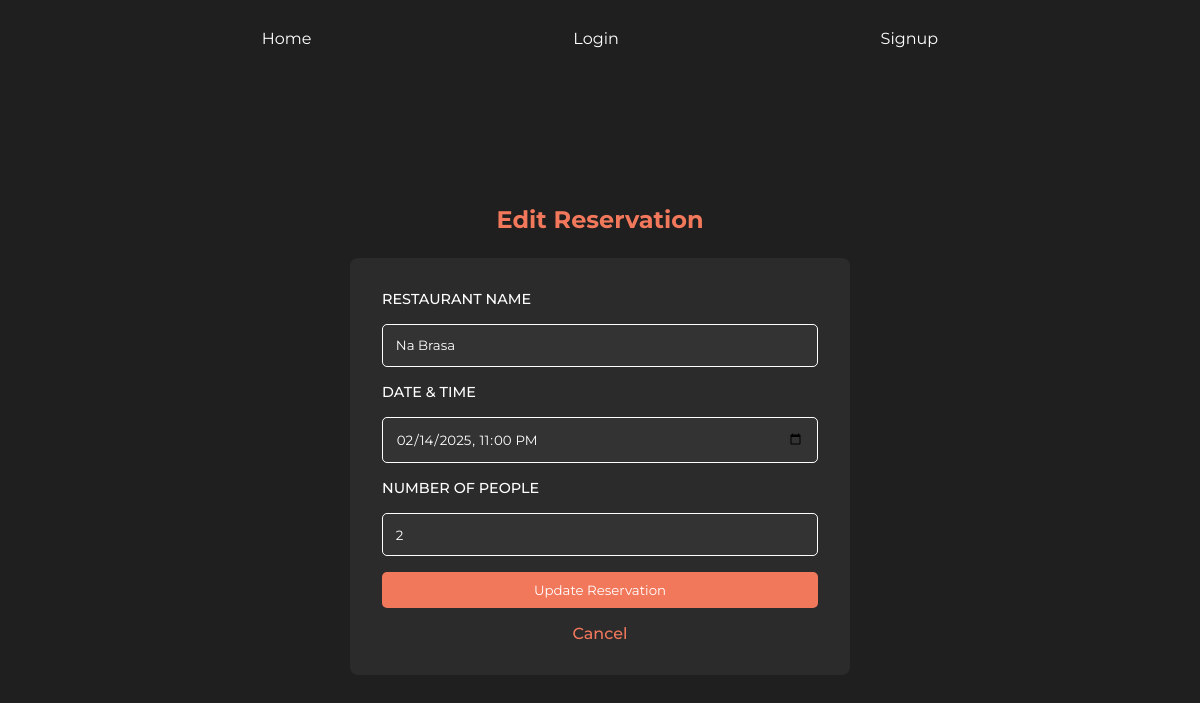
The page /edit-reservation/2 on the database as committed earlier.
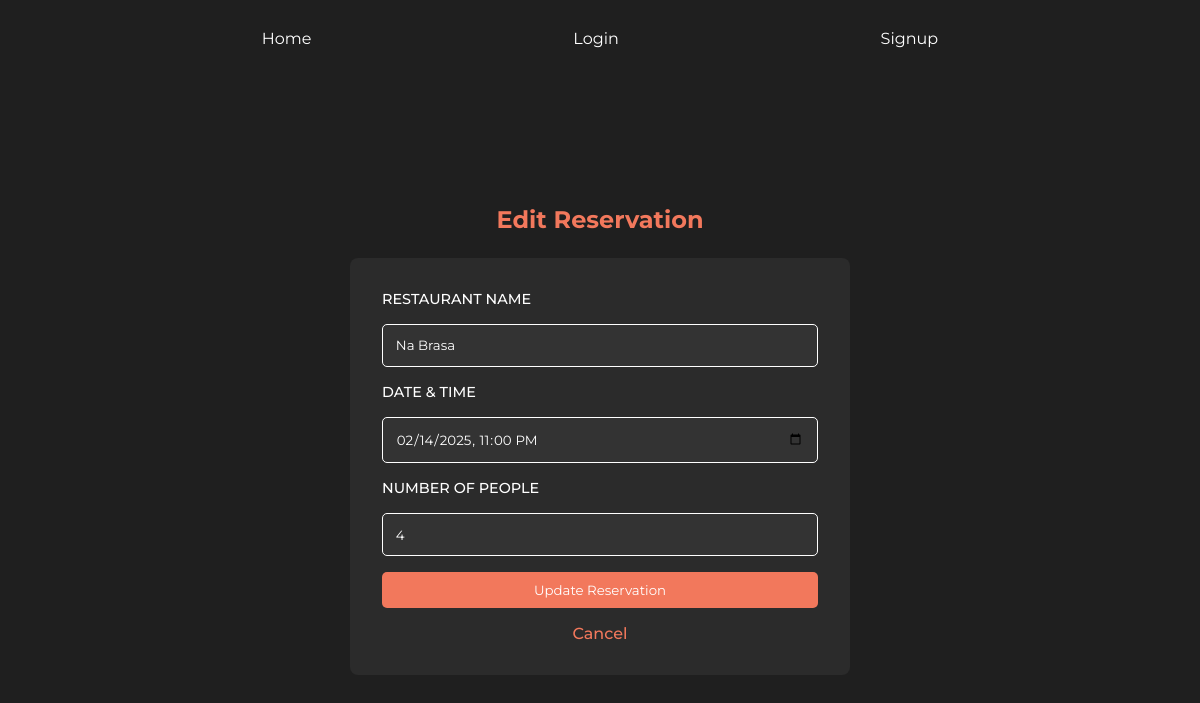
The same page on the database as committed later.
### models.py (models this page shows, shortened)
class Reservation(db.Model):
    id = db.Column(db.Integer, primary_key=True)
    restaurant_name = db.Column(db.String(100), nullable=False)
    date_time = db.Column(db.DateTime, nullable=False)
    num_people = db.Column(db.Integer, nullable=False)

### routes.py (the view)
@app.route("/edit-reservation/<int:id>", methods=["GET", "POST"])
def edit_reservation(id):
    reservation = Reservation.query.get_or_404(id)
    if request.method == "POST":
        reservation.restaurant_name = request.form["restaurant_name"]
        reservation.date_time = datetime.strptime(request.form["date_time"], "%Y-%m-%dT%H:%M")
        reservation.num_people = int(request.form["num_people"])
        db.session.commit()
        return redirect(url_for("reservation_list"))
    return render_template("edit_reservation.html", reservation=reservation)

### templates/edit_reservation.html (shortened to what this page needs)
{% extends "template.html" %}
{% block content %}
<div class="reservation-form-container">
    <h2>Edit Reservation</h2>
    <form action="{{ url_for('edit_reservation', id=reservation.id) }}" method="POST" class="reservation-form">
        <label for="restaurant_name">Restaurant Name</label>
        <input type="text" id="restaurant_name" name="restaurant_name" value="{{ reservation.restaurant_name }}"
            required>
        <label for="date_time">Date & Time</label>
        <input type="datetime-local" id="date_time" name="date_time"
            value="{{ reservation.date_time.strftime('%Y-%m-%dT%H:%M') }}" required>
        <label for="num_people">Number of People</label>
        <input type="number" id="num_people" name="num_people" value="{{ reservation.num_people }}" required>
        <button type="submit">Update Reservation</button>
        <a href="{{ url_for('reservation_list') }}">Cancel</a>
    </form>
</div>
{% endblock %}

Rows that differ between the two databases and show on the page:
changed Reservation "Na Brasa": num_people "2" → "4"
